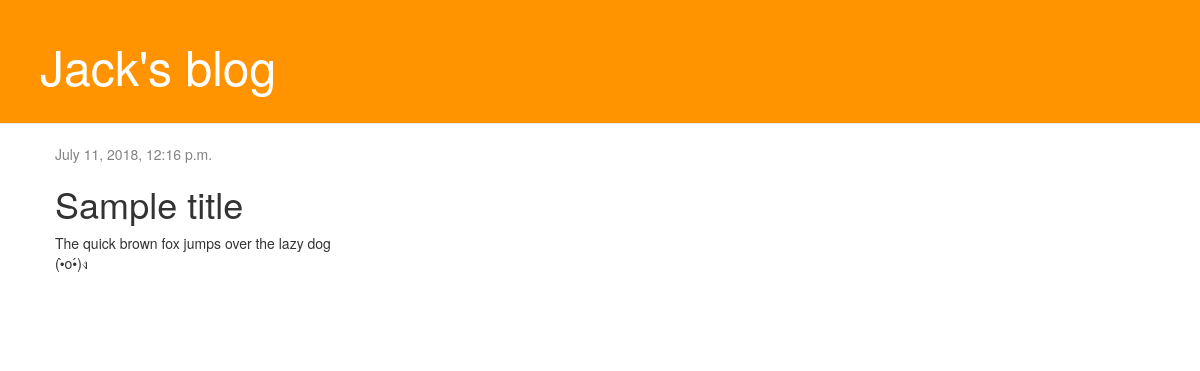
Screenshot of /post/3/ with the database file from the repository.
### blog/models.py (models this page shows, shortened)
class Post(models.Model):
    author = models.ForeignKey('auth.User', on_delete=models.CASCADE)
    title = models.CharField(max_length=200)
    text = models.TextField()
    created_date = models.DateTimeField(
            default=timezone.now)
    published_date = models.DateTimeField(
            blank=True, null=True)

### blog/views.py (the view)
# urls.py: url(r'^post/(?P<pk>\d+)/$', views.post_detail, name='post_detail'),
def post_detail(request, pk):
    post = get_object_or_404(Post, pk=pk)
    return render(request, 'blog/post_detail.html', {'post': post})

### blog/post_detail.html
{% extends 'blog/base.html' %}
{% block content %}
    <div class="post">
        {% if post.published_date %}
            <div class="date">
                {{ post.published_date }}
            </div>
        {% endif %}
        <h1>{{ post.title }}</h1>
        <p>{{ post.text|linebreaksbr }}</p>
    </div>
{% endblock %}

### blog/blog.css (style rules this page uses)
.date { color: #828282; }
.post { margin-bottom: 70px; }

### rows the page displays
Post: published_date "July 11, 2018, 12:16 p.m.", title "Sample title", text "The quick brown fox jumps over the lazy dog (•̀o•́)ง"
